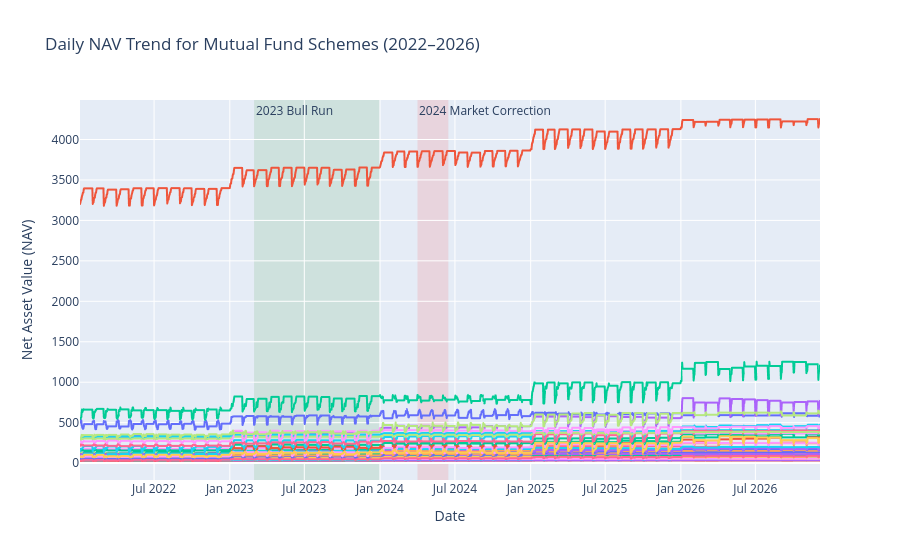

Notebook code for this chart:
### Code cell
# Cell 2: NAV Trend Analysis 2022-2026
# Pull the NAV data joined with the scheme names
query_nav = """
    SELECT n.date, n.nav, f.scheme_name 
    FROM fact_nav n
    JOIN dim_fund f ON n.amfi_code = f.amfi_code
    WHERE n.date >= '2022-01-01'
"""
df_nav = pd.read_sql_query(query_nav, conn)

# Ensure date is a datetime object
df_nav['date'] = pd.to_datetime(df_nav['date'])

# Create the interactive Plotly line chart
fig = px.line(
    df_nav, 
    x='date', 
    y='nav', 
    color='scheme_name',
    title='Daily NAV Trend for Mutual Fund Schemes (2022–2026)',
    labels={'date': 'Date', 'nav': 'Net Asset Value (NAV)', 'scheme_name': 'Fund Scheme'}
)

# Highlight 2023 Bull Run (Green overlay)
fig.add_vrect(
    x0="2023-03-01", x1="2023-12-31",
    fillcolor="green", opacity=0.1,
    layer="below", line_width=0,
    annotation_text="2023 Bull Run", annotation_position="top left"
)

# Highlight 2024 Market Correction (Red overlay)
fig.add_vrect(
    x0="2024-04-01", x1="2024-06-15", # Adjust these dates based on the specific correction period in your data
    fillcolor="red", opacity=0.1,
    layer="below", line_width=0,
    annotation_text="2024 Market Correction", annotation_position="top left"
)

# Clean up the layout
fig.update_layout(showlegend=False) # Hiding legend if 40 funds makes it too cluttered

# Show the interactive plot in the notebook
fig.show()

# Export to PNG for the final report
fig.write_image(f"{output_dir}/01_nav_trend_analysis.png", width=1200, height=600)

### Figure 1 — Plotly figure (JSON) as saved in the notebook; plotly's stock layout.template omitted (floating-point values rounded to 4 significant figures; data arrays with more than 128 entries replaced by an {"elided": "..."} marker saying what was removed)
{"data": [{"hovertemplate": "Fund Scheme=HDFC Top 100 Fund - Regular Plan - Growth<br>Date=%{x}<br>Net Asset Value (NAV)=%{y}<extra></extra>", "legendgroup": "HDFC Top 100 Fund - Regular Plan - Growth", "line": {"color": "#636efa", "dash": "solid"}, "marker": {"symbol": "circle"}, "mode": "lines", "name": "HDFC Top 100 Fund - Regular Plan - Growth", "showlegend": true, "type": "scattergl", "x": {"elided": "1799 str values"}, "xaxis": "x", "y": {"elided": "1799 float values"}, "yaxis": "y"}, {"hovertemplate": "Fund Scheme=HDFC Short Term Debt Fund - Regular - Growth<br>Date=%{x}<br>Net Asset Value (NAV)=%{y}<extra></extra>", "legendgroup": "HDFC Short Term Debt Fund - Regular - Growth", "line": {"color": "#EF553B", "dash": "solid"}, "marker": {"symbol": "circle"}, "mode": "lines", "name": "HDFC Short Term Debt Fund - Regular - Growth", "showlegend": true, "type": "scattergl", "x": {"elided": "1799 str values"}, "xaxis": "x", "y": {"elided": "1799 float values"}, "yaxis": "y"}, {"hovertemplate": "Fund Scheme=HDFC Mid-Cap Opportunities Fund - Regular - Growth<br>Date=%{x}<br>Net Asset Value (NAV)=%{y}<extra></extra>", "legendgroup": "HDFC Mid-Cap Opportunities Fund - Regular - Growth", "line": {"color": "#00cc96", "dash": "solid"}, "marker": {"symbol": "circle"}, "mode": "lines", "name": "HDFC Mid-Cap Opportunities Fund - Regular - Growth", "showlegend": true, "type": "scattergl", "x": {"elided": "1799 str values"}, "xaxis": "x", "y": {"elided": "1799 float values"}, "yaxis": "y"}, {"hovertemplate": "Fund Scheme=ABSL Frontline Equity Fund - Regular - Growth<br>Date=%{x}<br>Net Asset Value (NAV)=%{y}<extra></extra>", "legendgroup": "ABSL Frontline Equity Fund - Regular - Growth", "line": {"color": "#ab63fa", "dash": "solid"}, "marker": {"symbol": "circle"}, "mode": "lines", "name": "ABSL Frontline Equity Fund - Regular - Growth", "showlegend": true, "type": "scattergl", "x": {"elided": "1799 str values"}, "xaxis": "x", "y": {"elided": "1799 float values"}, "yaxis": "y"}, {"hovertemplate": "Fund Scheme=ABSL Small Cap Fund - Regular - Growth<br>Date=%{x}<br>Net Asset Value (NAV)=%{y}<extra></extra>", "legendgroup": "ABSL Small Cap Fund - Regular - Growth", "line": {"color": "#FFA15A", "dash": "solid"}, "marker": {"symbol": "circle"}, "mode": "lines", "name": "ABSL Small Cap Fund - Regular - Growth", "showlegend": true, "type": "scattergl", "x": {"elided": "1799 str values"}, "xaxis": "x", "y": {"elided": "1799 float values"}, "yaxis": "y"}, {"hovertemplate": "Fund Scheme=ABSL Liquid Fund - Regular - Growth<br>Date=%{x}<br>Net Asset Value (NAV)=%{y}<extra></extra>", "legendgroup": "ABSL Liquid Fund - Regular - Growth", "line": {"color": "#19d3f3", "dash": "solid"}, "marker": {"symbol": "circle"}, "mode": "lines", "name": "ABSL Liquid Fund - Regular - Growth", "showlegend": true, "type": "scattergl", "x": {"elided": "1799 str values"}, "xaxis": "x", "y": {"elided": "1799 float values"}, "yaxis": "y"}, {"hovertemplate": "Fund Scheme=UTI Nifty 50 Index Fund - Regular - Growth<br>Date=%{x}<br>Net Asset Value (NAV)=%{y}<extra></extra>", "legendgroup": "UTI Nifty 50 Index Fund - Regular - Growth", "line": {"color": "#FF6692", "dash": "solid"}, "marker": {"symbol": "circle"}, "mode": "lines", "name": "UTI Nifty 50 Index Fund - Regular - Growth", "showlegend": true, "type": "scattergl", "x": {"elided": "1799 str values"}, "xaxis": "x", "y": {"elided": "1799 float values"}, "yaxis": "y"}, {"hovertemplate": "Fund Scheme=UTI Mid Cap Fund - Regular - Growth<br>Date=%{x}<br>Net Asset Value (NAV)=%{y}<extra></extra>", "legendgroup": "UTI Mid Cap Fund - Regular - Growth", "line": {"color": "#B6E880", "dash": "solid"}, "marker": {"symbol": "circle"}, "mode": "lines", "name": "UTI Mid Cap Fund - Regular - Growth", "showlegend": true, "type": "scattergl", "x": {"elided": "1799 str values"}, "xaxis": "x", "y": {"elided": "1799 float values"}, "yaxis": "y"}, {"hovertemplate": "Fund Scheme=UTI Flexi Cap Fund - Regular - Growth<br>Date=%{x}<br>Net Asset Value (NAV)=%{y}<extra></extra>", "legendgroup": "UTI Flexi Cap Fund - Regular - Growth", "line": {"color": "#FF97FF", "dash": "solid"}, "marker": {"symbol": "circle"}, "mode": "lines", "name": "UTI Flexi Cap Fund - Regular - Growth", "showlegend": true, "type": "scattergl", "x": {"elided": "1799 str values"}, "xaxis": "x", "y": {"elided": "1799 float values"}, "yaxis": "y"}, {"hovertemplate": "Fund Scheme=Nippon India Large Cap Fund - Regular - Growth<br>Date=%{x}<br>Net Asset Value (NAV)=%{y}<extra></extra>", "legendgroup": "Nippon India Large Cap Fund - Regular - Growth", "line": {"color": "#FECB52", "dash": "solid"}, "marker": {"symbol": "circle"}, "mode": "lines", "name": "Nippon India Large Cap Fund - Regular - Growth", "showlegend": true, "type": "scattergl", "x": {"elided": "1799 str values"}, "xaxis": "x", "y": {"elided": "1799 float values"}, "yaxis": "y"}, {"hovertemplate": "Fund Scheme=Nippon India Large Cap Fund - Direct - Growth<br>Date=%{x}<br>Net Asset Value (NAV)=%{y}<extra></extra>", "legendgroup": "Nippon India Large Cap Fund - Direct - Growth", "line": {"color": "#636efa", "dash": "solid"}, "marker": {"symbol": "circle"}, "mode": "lines", "name": "Nippon India Large Cap Fund - Direct - Growth", "showlegend": true, "type": "scattergl", "x": {"elided": "1799 str values"}, "xaxis": "x", "y": {"elided": "1799 float values"}, "yaxis": "y"}, {"hovertemplate": "Fund Scheme=Nippon India Small Cap Fund - Regular - Growth<br>Date=%{x}<br>Net Asset Value (NAV)=%{y}<extra></extra>", "legendgroup": "Nippon India Small Cap Fund - Regular - Growth", "line": {"color": "#EF553B", "dash": "solid"}, "marker": {"symbol": "circle"}, "mode": "lines", "name": "Nippon India Small Cap Fund - Regular - Growth", "showlegend": true, "type": "scattergl", "x": {"elided": "1799 str values"}, "xaxis": "x", "y": {"elided": "1799 float values"}, "yaxis": "y"}, {"hovertemplate": "Fund Scheme=Nippon India ETF Nifty 50 BeES<br>Date=%{x}<br>Net Asset Value (NAV)=%{y}<extra></extra>", "legendgroup": "Nippon India ETF Nifty 50 BeES", "line": {"color": "#00cc96", "dash": "solid"}, "marker": {"symbol": "circle"}, "mode": "lines", "name": "Nippon India ETF Nifty 50 BeES", "showlegend": true, "type": "scattergl", "x": {"elided": "1799 str values"}, "xaxis": "x", "y": {"elided": "1799 float values"}, "yaxis": "y"}, {"hovertemplate": "Fund Scheme=Nippon India Gilt Securities Fund - Regular - Growth<br>Date=%{x}<br>Net Asset Value (NAV)=%{y}<extra></extra>", "legendgroup": "Nippon India Gilt Securities Fund - Regular - Growth", "line": {"color": "#ab63fa", "dash": "solid"}, "marker": {"symbol": "circle"}, "mode": "lines", "name": "Nippon India Gilt Securities Fund - Regular - Growth", "showlegend": true, "type": "scattergl", "x": {"elided": "1799 str values"}, "xaxis": "x", "y": {"elided": "1799 float values"}, "yaxis": "y"}, {"hovertemplate": "Fund Scheme=Axis Bluechip Fund - Regular - Growth<br>Date=%{x}<br>Net Asset Value (NAV)=%{y}<extra></extra>", "legendgroup": "Axis Bluechip Fund - Regular - Growth", "line": {"color": "#FFA15A", "dash": "solid"}, "marker": {"symbol": "circle"}, "mode": "lines", "name": "Axis Bluechip Fund - Regular - Growth", "showlegend": true, "type": "scattergl", "x": {"elided": "1799 str values"}, "xaxis": "x", "y": {"elided": "1799 float values"}, "yaxis": "y"}, {"hovertemplate": "Fund Scheme=Axis Bluechip Fund - Direct - Growth<br>Date=%{x}<br>Net Asset Value (NAV)=%{y}<extra></extra>", "legendgroup": "Axis Bluechip Fund - Direct - Growth", "line": {"color": "#19d3f3", "dash": "solid"}, "marker": {"symbol": "circle"}, "mode": "lines", "name": "Axis Bluechip Fund - Direct - Growth", "showlegend": true, "type": "scattergl", "x": {"elided": "1799 str values"}, "xaxis": "x", "y": {"elided": "1799 float values"}, "yaxis": "y"}, {"hovertemplate": "Fund Scheme=Axis Midcap Fund - Regular - Growth<br>Date=%{x}<br>Net Asset Value (NAV)=%{y}<extra></extra>", "legendgroup": "Axis Midcap Fund - Regular - Growth", "line": {"color": "#FF6692", "dash": "solid"}, "marker": {"symbol": "circle"}, "mode": "lines", "name": "Axis Midcap Fund - Regular - Growth", "showlegend": true, "type": "scattergl", "x": {"elided": "1799 str values"}, "xaxis": "x", "y": {"elided": "1799 float values"}, "yaxis": "y"}, {"hovertemplate": "Fund Scheme=Axis Small Cap Fund - Regular - Growth<br>Date=%{x}<br>Net Asset Value (NAV)=%{y}<extra></extra>", "legendgroup": "Axis Small Cap Fund - Regular - Growth", "line": {"color": "#B6E880", "dash": "solid"}, "marker": {"symbol": "circle"}, "mode": "lines", "name": "Axis Small Cap Fund - Regular - Growth", "showlegend": true, "type": "scattergl", "x": {"elided": "1799 str values"}, "xaxis": "x", "y": {"elided": "1799 float values"}, "yaxis": "y"}, {"hovertemplate": "Fund Scheme=SBI Magnum Gilt Fund - Regular Plan - Growth<br>Date=%{x}<br>Net Asset Value (NAV)=%{y}<extra></extra>", "legendgroup": "SBI Magnum Gilt Fund - Regular Plan - Growth", "line": {"color": "#FF97FF", "dash": "solid"}, "marker": {"symbol": "circle"}, "mode": "lines", "name": "SBI Magnum Gilt Fund - Regular Plan - Growth", "showlegend": true, "type": "scattergl", "x": {"elided": "1799 str values"}, "xaxis": "x", "y": {"elided": "1799 float values"}, "yaxis": "y"}, {"hovertemplate": "Fund Scheme=SBI Bluechip Fund - Regular Plan - Growth<br>Date=%{x}<br>Net Asset Value (NAV)=%{y}<extra></extra>", "legendgroup": "SBI Bluechip Fund - Regular Plan - Growth", "line": {"color": "#FECB52", "dash": "solid"}, "marker": {"symbol": "circle"}, "mode": "lines", "name": "SBI Bluechip Fund - Regular Plan - Growth", "showlegend": true, "type": "scattergl", "x": {"elided": "1799 str values"}, "xaxis": "x", "y": {"elided": "1799 float values"}, "yaxis": "y"}, {"hovertemplate": "Fund Scheme=SBI Bluechip Fund - Direct Plan - Growth<br>Date=%{x}<br>Net Asset Value (NAV)=%{y}<extra></extra>", "legendgroup": "SBI Bluechip Fund - Direct Plan - Growth", "line": {"color": "#636efa", "dash": "solid"}, "marker": {"symbol": "circle"}, "mode": "lines", "name": "SBI Bluechip Fund - Direct Plan - Growth", "showlegend": true, "type": "scattergl", "x": {"elided": "1799 str values"}, "xaxis": "x", "y": {"elided": "1799 float values"}, "yaxis": "y"}, {"hovertemplate": "Fund Scheme=SBI Small Cap Fund - Regular Plan - Growth<br>Date=%{x}<br>Net Asset Value (NAV)=%{y}<extra></extra>", "legendgroup": "SBI Small Cap Fund - Regular Plan - Growth", "line": {"color": "#EF553B", "dash": "solid"}, "marker": {"symbol": "circle"}, "mode": "lines", "name": "SBI Small Cap Fund - Regular Plan - Growth", "showlegend": true, "type": "scattergl", "x": {"elided": "1799 str values"}, "xaxis": "x", "y": {"elided": "1799 float values"}, "yaxis": "y"}, {"hovertemplate": "Fund Scheme=SBI Small Cap Fund - Direct Plan - Growth<br>Date=%{x}<br>Net Asset Value (NAV)=%{y}<extra></extra>", "legendgroup": "SBI Small Cap Fund - Direct Plan - Growth", "line": {"color": "#00cc96", "dash": "solid"}, "marker": {"symbol": "circle"}, "mode": "lines", "name": "SBI Small Cap Fund - Direct Plan - Growth", "showlegend": true, "type": "scattergl", "x": {"elided": "1799 str values"}, "xaxis": "x", "y": {"elided": "1799 float values"}, "yaxis": "y"}, {"hovertemplate": "Fund Scheme=ICICI Pru Bluechip Fund - Regular - Growth<br>Date=%{x}<br>Net Asset Value (NAV)=%{y}<extra></extra>", "legendgroup": "ICICI Pru Bluechip Fund - Regular - Growth", "line": {"color": "#ab63fa", "dash": "solid"}, "marker": {"symbol": "circle"}, "mode": "lines", "name": "ICICI Pru Bluechip Fund - Regular - Growth", "showlegend": true, "type": "scattergl", "x": {"elided": "1799 str values"}, "xaxis": "x", "y": {"elided": "1799 float values"}, "yaxis": "y"}, {"hovertemplate": "Fund Scheme=ICICI Pru Bluechip Fund - Direct - Growth<br>Date=%{x}<br>Net Asset Value (NAV)=%{y}<extra></extra>", "legendgroup": "ICICI Pru Bluechip Fund - Direct - Growth", "line": {"color": "#FFA15A", "dash": "solid"}, "marker": {"symbol": "circle"}, "mode": "lines", "name": "ICICI Pru Bluechip Fund - Direct - Growth", "showlegend": true, "type": "scattergl", "x": {"elided": "1799 str values"}, "xaxis": "x", "y": {"elided": "1799 float values"}, "yaxis": "y"}, {"hovertemplate": "Fund Scheme=ICICI Pru Midcap Fund - Regular - Growth<br>Date=%{x}<br>Net Asset Value (NAV)=%{y}<extra></extra>", "legendgroup": "ICICI Pru Midcap Fund - Regular - Growth", "line": {"color": "#19d3f3", "dash": "solid"}, "marker": {"symbol": "circle"}, "mode": "lines", "name": "ICICI Pru Midcap Fund - Regular - Growth", "showlegend": true, "type": "scattergl", "x": {"elided": "1799 str values"}, "xaxis": "x", "y": {"elided": "1799 float values"}, "yaxis": "y"}, {"hovertemplate": "Fund Scheme=ICICI Pru Value Discovery Fund - Regular - Growth<br>Date=%{x}<br>Net Asset Value (NAV)=%{y}<extra></extra>", "legendgroup": "ICICI Pru Value Discovery Fund - Regular - Growth", "line": {"color": "#FF6692", "dash": "solid"}, "marker": {"symbol": "circle"}, "mode": "lines", "name": "ICICI Pru Value Discovery Fund - Regular - Growth", "showlegend": true, "type": "scattergl", "x": {"elided": "1799 str values"}, "xaxis": "x", "y": {"elided": "1799 float values"}, "yaxis": "y"}, {"hovertemplate": "Fund Scheme=ICICI Pru Liquid Fund - Regular - Growth<br>Date=%{x}<br>Net Asset Value (NAV)=%{y}<extra></extra>", "legendgroup": "ICICI Pru Liquid Fund - Regular - Growth", "line": {"color": "#B6E880", "dash": "solid"}, "marker": {"symbol": "circle"}, "mode": "lines", "name": "ICICI Pru Liquid Fund - Regular - Growth", "showlegend": true, "type": "scattergl", "x": {"elided": "1799 str values"}, "xaxis": "x", "y": {"elided": "1799 float values"}, "yaxis": "y"}, {"hovertemplate": "Fund Scheme=Kotak Bluechip Fund - Regular - Growth<br>Date=%{x}<br>Net Asset Value (NAV)=%{y}<extra></extra>", "legendgroup": "Kotak Bluechip Fund - Regular - Growth", "line": {"color": "#FF97FF", "dash": "solid"}, "marker": {"symbol": "circle"}, "mode": "lines", "name": "Kotak Bluechip Fund - Regular - Growth", "showlegend": true, "type": "scattergl", "x": {"elided": "1799 str values"}, "xaxis": "x", "y": {"elided": "1799 float values"}, "yaxis": "y"}, {"hovertemplate": "Fund Scheme=Kotak Emerging Equity Fund - Regular - Growth<br>Date=%{x}<br>Net Asset Value (NAV)=%{y}<extra></extra>", "legendgroup": "Kotak Emerging Equity Fund - Regular - Growth", "line": {"color": "#FECB52", "dash": "solid"}, "marker": {"symbol": "circle"}, "mode": "lines", "name": "Kotak Emerging Equity Fund - Regular - Growth", "showlegend": true, "type": "scattergl", "x": {"elided": "1799 str values"}, "xaxis": "x", "y": {"elided": "1799 float values"}, "yaxis": "y"}, {"hovertemplate": "Fund Scheme=Kotak Flexicap Fund - Regular - Growth<br>Date=%{x}<br>Net Asset Value (NAV)=%{y}<extra></extra>", "legendgroup": "Kotak Flexicap Fund - Regular - Growth", "line": {"color": "#636efa", "dash": "solid"}, "marker": {"symbol": "circle"}, "mode": "lines", "name": "Kotak Flexicap Fund - Regular - Growth", "showlegend": true, "type": "scattergl", "x": {"elided": "1799 str values"}, "xaxis": "x", "y": {"elided": "1799 float values"}, "yaxis": "y"}, {"hovertemplate": "Fund Scheme=Kotak Liquid Fund - Regular - Growth<br>Date=%{x}<br>Net Asset Value (NAV)=%{y}<extra></extra>", "legendgroup": "Kotak Liquid Fund - Regular - Growth", "line": {"color": "#EF553B", "dash": "solid"}, "marker": {"symbol": "circle"}, "mode": "lines", "name": "Kotak Liquid Fund - Regular - Growth", "showlegend": true, "type": "scattergl", "x": {"elided": "1799 str values"}, "xaxis": "x", "y": {"elided": "1799 float values"}, "yaxis": "y"}, {"hovertemplate": "Fund Scheme=HDFC Top 100 Fund - Direct Plan - Growth<br>Date=%{x}<br>Net Asset Value (NAV)=%{y}<extra></extra>", "legendgroup": "HDFC Top 100 Fund - Direct Plan - Growth", "line": {"color": "#00cc96", "dash": "solid"}, "marker": {"symbol": "circle"}, "mode": "lines", "name": "HDFC Top 100 Fund - Direct Plan - Growth", "showlegend": true, "type": "scattergl", "x": {"elided": "1799 str values"}, "xaxis": "x", "y": {"elided": "1799 float values"}, "yaxis": "y"}, {"hovertemplate": "Fund Scheme=HDFC Mid-Cap Opportunities Fund - Direct - Growth<br>Date=%{x}<br>Net Asset Value (NAV)=%{y}<extra></extra>", "legendgroup": "HDFC Mid-Cap Opportunities Fund - Direct - Growth", "line": {"color": "#ab63fa", "dash": "solid"}, "marker": {"symbol": "circle"}, "mode": "lines", "name": "HDFC Mid-Cap Opportunities Fund - Direct - Growth", "showlegend": true, "type": "scattergl", "x": {"elided": "1799 str values"}, "xaxis": "x", "y": {"elided": "1799 float values"}, "yaxis": "y"}, {"hovertemplate": "Fund Scheme=Mirae Asset Large Cap Fund - Regular - Growth<br>Date=%{x}<br>Net Asset Value (NAV)=%{y}<extra></extra>", "legendgroup": "Mirae Asset Large Cap Fund - Regular - Growth", "line": {"color": "#FFA15A", "dash": "solid"}, "marker": {"symbol": "circle"}, "mode": "lines", "name": "Mirae Asset Large Cap Fund - Regular - Growth", "showlegend": true, "type": "scattergl", "x": {"elided": "1799 str values"}, "xaxis": "x", "y": {"elided": "1799 float values"}, "yaxis": "y"}, {"hovertemplate": "Fund Scheme=Mirae Asset Emerging Bluechip Fund - Regular - Growth<br>Date=%{x}<br>Net Asset Value (NAV)=%{y}<extra></extra>", "legendgroup": "Mirae Asset Emerging Bluechip Fund - Regular - Growth", "line": {"color": "#19d3f3", "dash": "solid"}, "marker": {"symbol": "circle"}, "mode": "lines", "name": "Mirae Asset Emerging Bluechip Fund - Regular - Growth", "showlegend": true, "type": "scattergl", "x": {"elided": "1799 str values"}, "xaxis": "x", "y": {"elided": "1799 float values"}, "yaxis": "y"}, {"hovertemplate": "Fund Scheme=Mirae Asset Tax Saver Fund - Regular - Growth<br>Date=%{x}<br>Net Asset Value (NAV)=%{y}<extra></extra>", "legendgroup": "Mirae Asset Tax Saver Fund - Regular - Growth", "line": {"color": "#FF6692", "dash": "solid"}, "marker": {"symbol": "circle"}, "mode": "lines", "name": "Mirae Asset Tax Saver Fund - Regular - Growth", "showlegend": true, "type": "scattergl", "x": {"elided": "1799 str values"}, "xaxis": "x", "y": {"elided": "1799 float values"}, "yaxis": "y"}, {"hovertemplate": "Fund Scheme=DSP Top 100 Equity Fund - Regular - Growth<br>Date=%{x}<br>Net Asset Value (NAV)=%{y}<extra></extra>", "legendgroup": "DSP Top 100 Equity Fund - Regular - Growth", "line": {"color": "#B6E880", "dash": "solid"}, "marker": {"symbol": "circle"}, "mode": "lines", "name": "DSP Top 100 Equity Fund - Regular - Growth", "showlegend": true, "type": "scattergl", "x": {"elided": "1799 str values"}, "xaxis": "x", "y": {"elided": "1799 float values"}, "yaxis": "y"}, {"hovertemplate": "Fund Scheme=DSP Midcap Fund - Regular - Growth<br>Date=%{x}<br>Net Asset Value (NAV)=%{y}<extra></extra>", "legendgroup": "DSP Midcap Fund - Regular - Growth", "line": {"color": "#FF97FF", "dash": "solid"}, "marker": {"symbol": "circle"}, "mode": "lines", "name": "DSP Midcap Fund - Regular - Growth", "showlegend": true, "type": "scattergl", "x": {"elided": "1799 str values"}, "xaxis": "x", "y": {"elided": "1799 float values"}, "yaxis": "y"}, {"hovertemplate": "Fund Scheme=DSP Small Cap Fund - Regular - Growth<br>Date=%{x}<br>Net Asset Value (NAV)=%{y}<extra></extra>", "legendgroup": "DSP Small Cap Fund - Regular - Growth", "line": {"color": "#FECB52", "dash": "solid"}, "marker": {"symbol": "circle"}, "mode": "lines", "name": "DSP Small Cap Fund - Regular - Growth", "showlegend": true, "type": "scattergl", "x": {"elided": "1799 str values"}, "xaxis": "x", "y": {"elided": "1799 float values"}, "yaxis": "y"}], "layout": {"annotations": [{"showarrow": false, "text": "2023 Bull Run", "x": "2023-03-01", "xanchor": "left", "xref": "x", "y": 1, "yanchor": "top", "yref": "y domain"}, {"showarrow": false, "text": "2024 Market Correction", "x": "2024-04-01", "xanchor": "left", "xref": "x", "y": 1, "yanchor": "top", "yref": "y domain"}], "legend": {"title": {"text": "Fund Scheme"}, "tracegroupgap": 0}, "shapes": [{"fillcolor": "green", "layer": "below", "line": {"width": 0}, "opacity": 0.1, "type": "rect", "x0": "2023-03-01", "x1": "2023-12-31", "xref": "x", "y0": 0, "y1": 1, "yref": "y domain"}, {"fillcolor": "red", "layer": "below", "line": {"width": 0}, "opacity": 0.1, "type": "rect", "x0": "2024-04-01", "x1": "2024-06-15", "xref": "x", "y0": 0, "y1": 1, "yref": "y domain"}], "showlegend": false, "title": {"text": "Daily NAV Trend for Mutual Fund Schemes (2022–2026)"}, "xaxis": {"anchor": "y", "domain": [0, 1], "title": {"text": "Date"}}, "yaxis": {"anchor": "x", "domain": [0, 1], "title": {"text": "Net Asset Value (NAV)"}}}}
